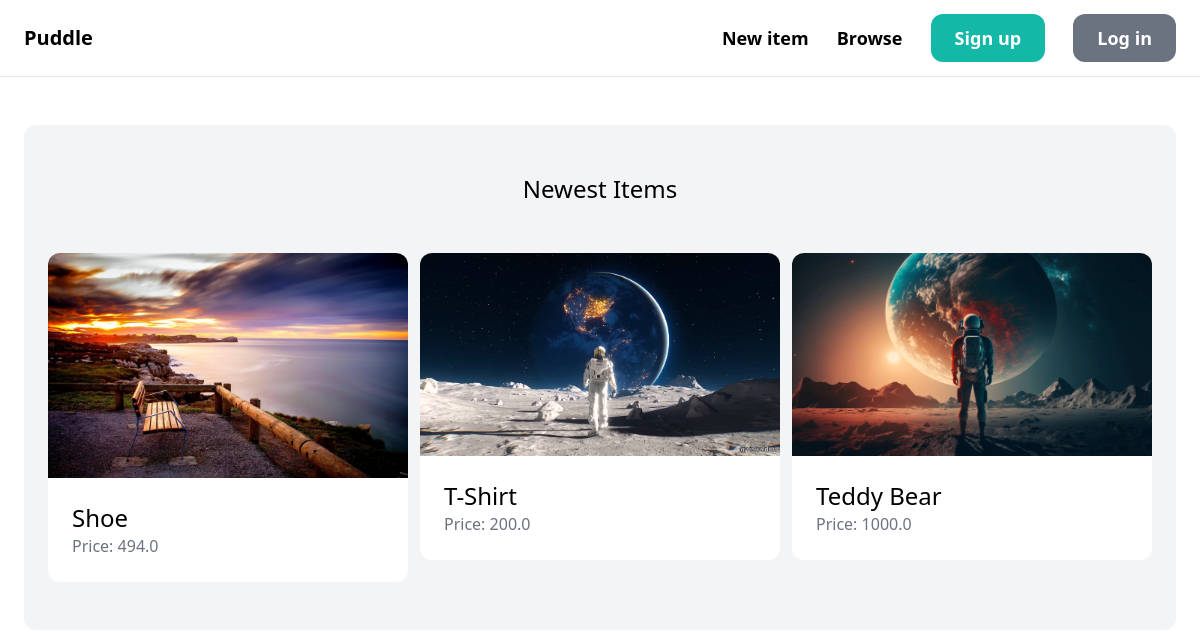
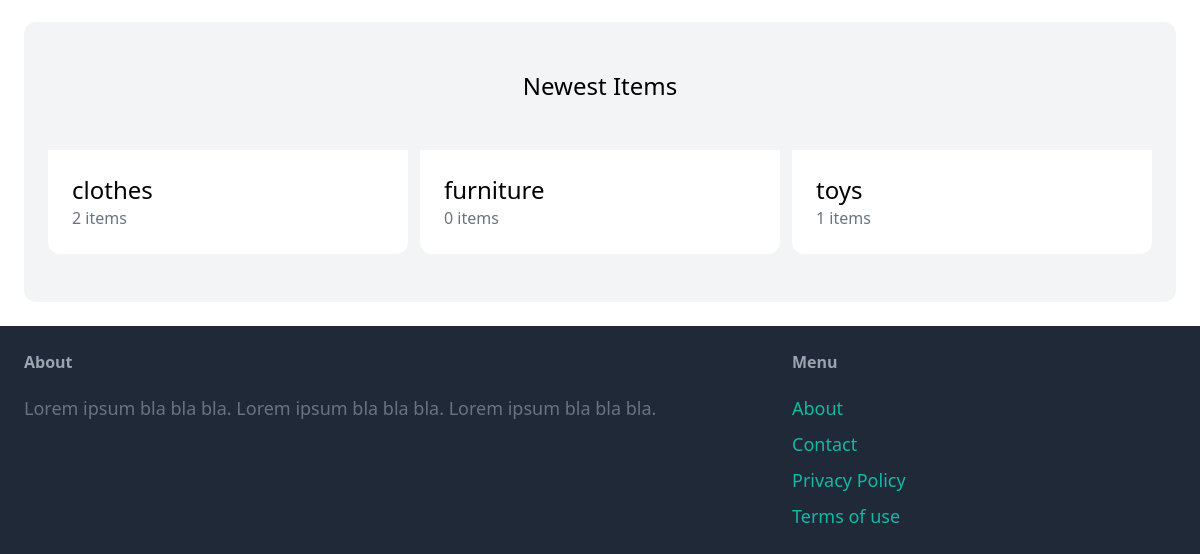
Before: / with the older database file (2 pictures, top to bottom).
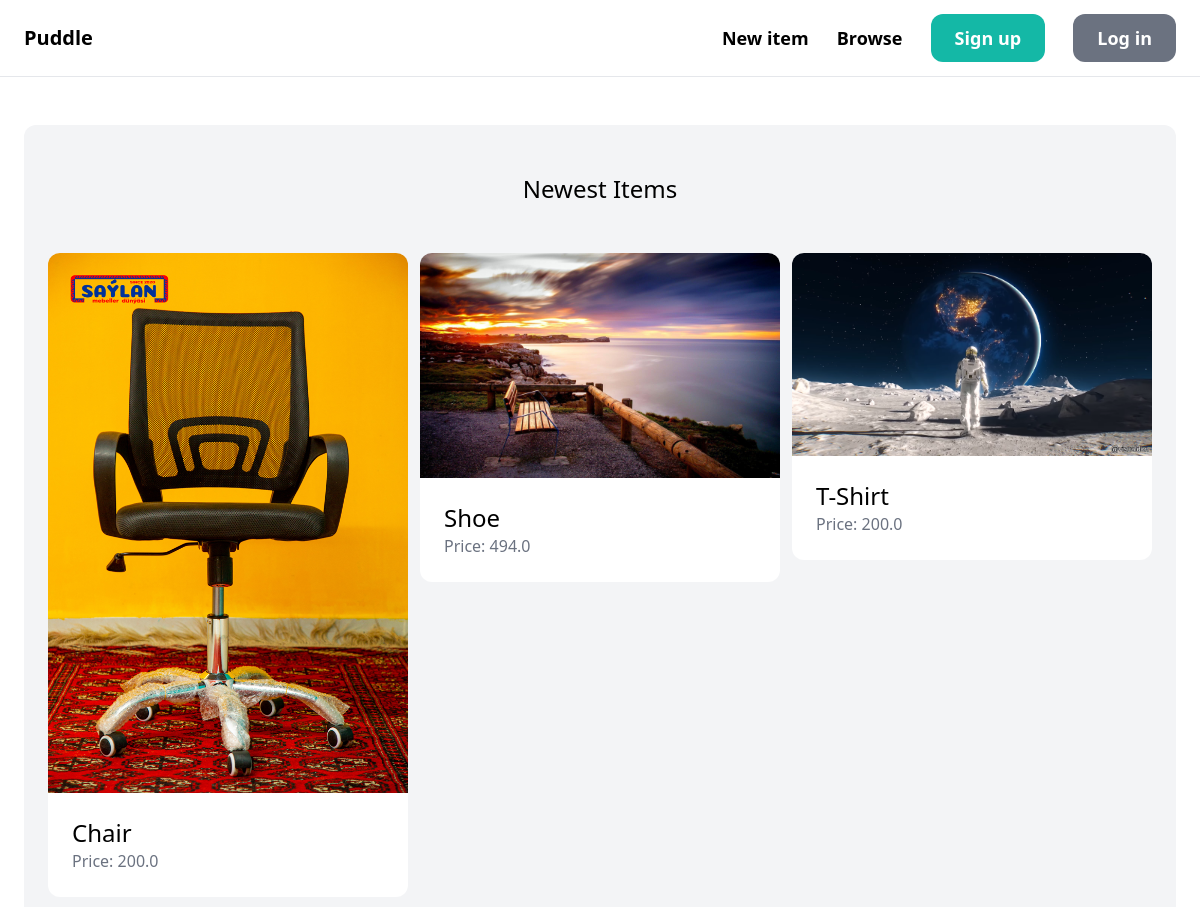
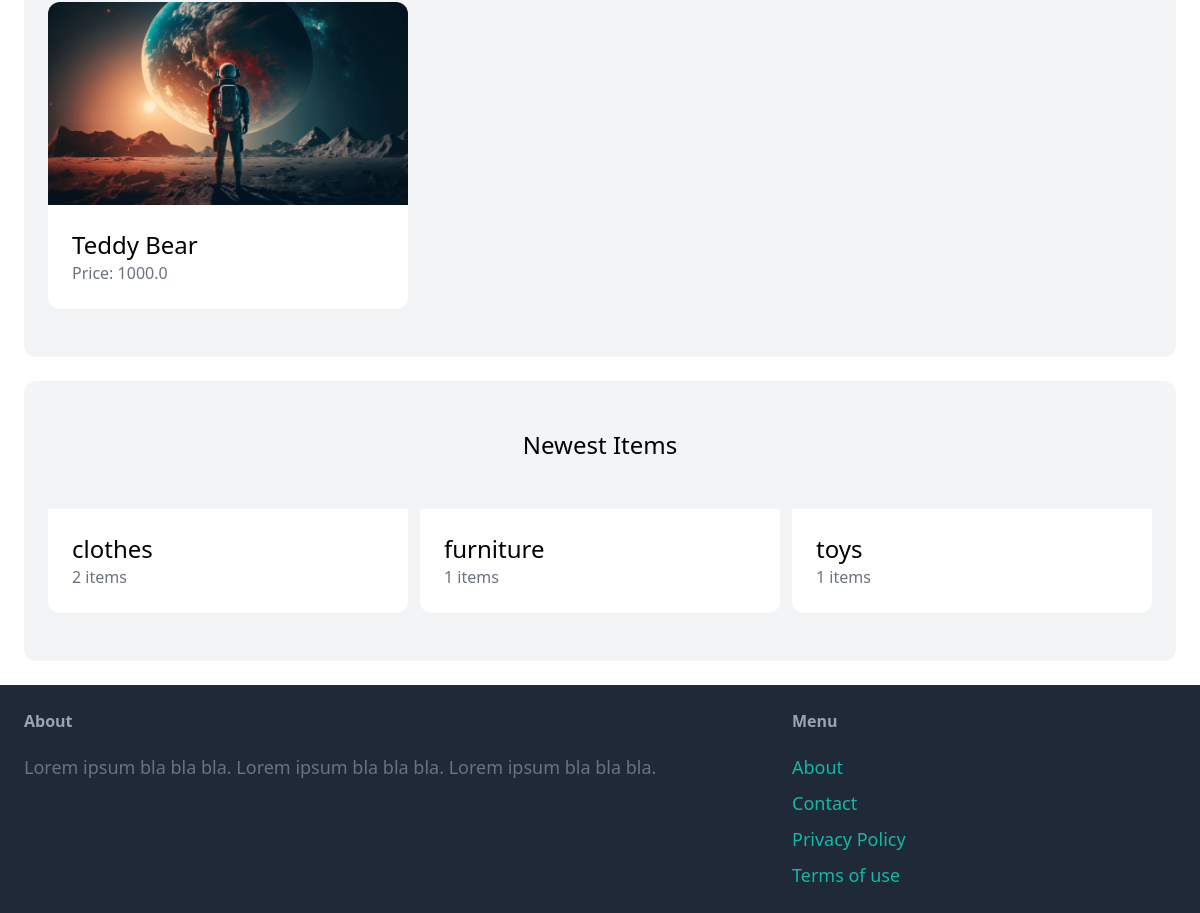
After: the same page with the newer database file (2 pictures, top to bottom).
### item/models.py (models this page shows, shortened)
class Item(models.Model):
  category = models.ForeignKey(Category, related_name='items', on_delete=models.CASCADE)
  name = models.CharField(max_length=255)
  description = models.TextField(blank=True, null=True)
  price = models.FloatField()
  image = models.ImageField(upload_to='item_images', blank=True, null=True)
  is_sold = models.BooleanField(default=False)
  created_by = models.ForeignKey(User, related_name='items', on_delete=models.CASCADE)
  created_at = models.DateTimeField(auto_now_add=True)
  class Meta:
    ordering = ('name',)
    verbose_name_plural = 'Items'

class Category(models.Model):
  name = models.CharField(max_length=255)
  class Meta:
    ordering = ('name',)
    verbose_name_plural = 'Categories'

### core/views.py (the view)
# urls.py: path('', views.index, name='index'),
def index(request):
  items = Item.objects.filter(is_sold=False)[:6]
  categories = Category.objects.all()
  return render(request, 'core/index.html', {
    'categories': categories,
    'items': items
  })

### core/templates/core/index.html (shortened to what this page needs)
{% extends 'core/base.html' %}
{% block content %}
  <div class="mt-6 px-6 py-12 bg-gray-100 rounded-xl">
    <h2 class="mb-12 text-2xl text-center">Newest Items</h2>
    <div class="grid grid-cols-3 gap-3">
      {% for item in items %}
        <div>
          <a href="{% url 'item:detail' item.id %}">
            <div>
              <img src="{{ item.image.url }}" class="rounded-t-xl" />
            </div>
            <div class="p-6 bg-white rounded-b-xl">
              <h2 class="text-2xl">{{ item.name }}</h2>
              <p class="text-gray-500">Price: {{ item.price }}</p>
            </div>
          </a>
        </div>
      {% endfor %}
    </div>
  </div>
  <div class="mt-6 px-6 py-12 bg-gray-100 rounded-xl">
    <h2 class="mb-12 text-2xl text-center">Newest Items</h2>
    <div class="grid grid-cols-3 gap-3">
      {% for category in categories %}
        <div>
          <a href="#">
            <div class="p-6 bg-white rounded-b-xl">
              <h2 class="text-2xl">{{ category.name }}</h2>
              <p class="text-gray-500">{{ category.items.count }} items</p>
            </div>
          </a>
        </div>
      {% endfor %}
    </div>
  </div>
{% endblock %}

### core/templates/core/base.html (shortened to what this page needs)
<!doctype html>
<html>
  <head>
    <script src="https://cdn.tailwindcss.com"></script>
  </head>
  <body>
    <nav class="py-6 px-6 flex justify-between items-center border-b border-gray-200">
      <a href="/" class="text-xl font-semibold">Puddle</a>
      <div class="space-x-6">
        <a href="{% url 'item:new' %}" class="text-lg font-semibold hover:text-gray-500">New item</a>
        <a href="#" class="text-lg font-semibold hover:text-gray-500">Browse</a>
        {% if request.user.is_authenticated %}
          <a href="#" class="px-6 py-3 text-lg font-semibold bg-teal-500 text-white rounded-xl hover:bg-teal-700">Inbox</a>
          <a href="#" class="px-6 py-3 text-lg font-semibold bg-gray-500 text-white rounded-xl hover:bg-gray-700">Dashboard</a>
        {% else %}
          <a href="{% url 'core:signup' %}" class="px-6 py-3 text-lg font-semibold bg-teal-500 text-white rounded-xl hover:bg-teal-700">Sign up</a>
          <a href="{% url 'core:login' %}" class="px-6 py-3 text-lg font-semibold bg-gray-500 text-white rounded-xl hover:bg-gray-700">Log in</a>
        {% endif %}
      </div>
    </nav>
    <div class="px-6 py-6">
      {% block content %}
      {% endblock %}
    </div>
    <footer class="py-6 px-6 flex justify-between bg-gray-800">
      <div class="w-2/3 pr-10">
        <h3 class="mb-5 font-semibold text-gray-400">About</h3>
        <p class="text-lg text-gray-500">Lorem ipsum bla bla bla. Lorem ipsum bla bla bla. Lorem ipsum bla bla bla. </p>
      </div>
      <div class="w-1/3">
        <h3 class="mb-5 font-semibold text-gray-400">Menu</h3>
        <ul class="space-y-2">
          <li><a href="#" class="text-lg text-teal-500 hover:text-teal-700">About</a></li>
          <li><a href="{% url 'core:contact' %}" class="text-lg text-teal-500 hover:text-teal-700">Contact</a></li>
          <li><a href="#" class="text-lg text-teal-500 hover:text-teal-700">Privacy Policy</a></li>
          <li><a href="#" class="text-lg text-teal-500 hover:text-teal-700">Terms of use</a></li>
        </ul>
      </div>
    </footer>
  </body>
</html>

Changed rows visible on the page:
added Item: image (picture), name "Chair", price "200.0"
computed for Category "furniture": items.count "0" → "1"
